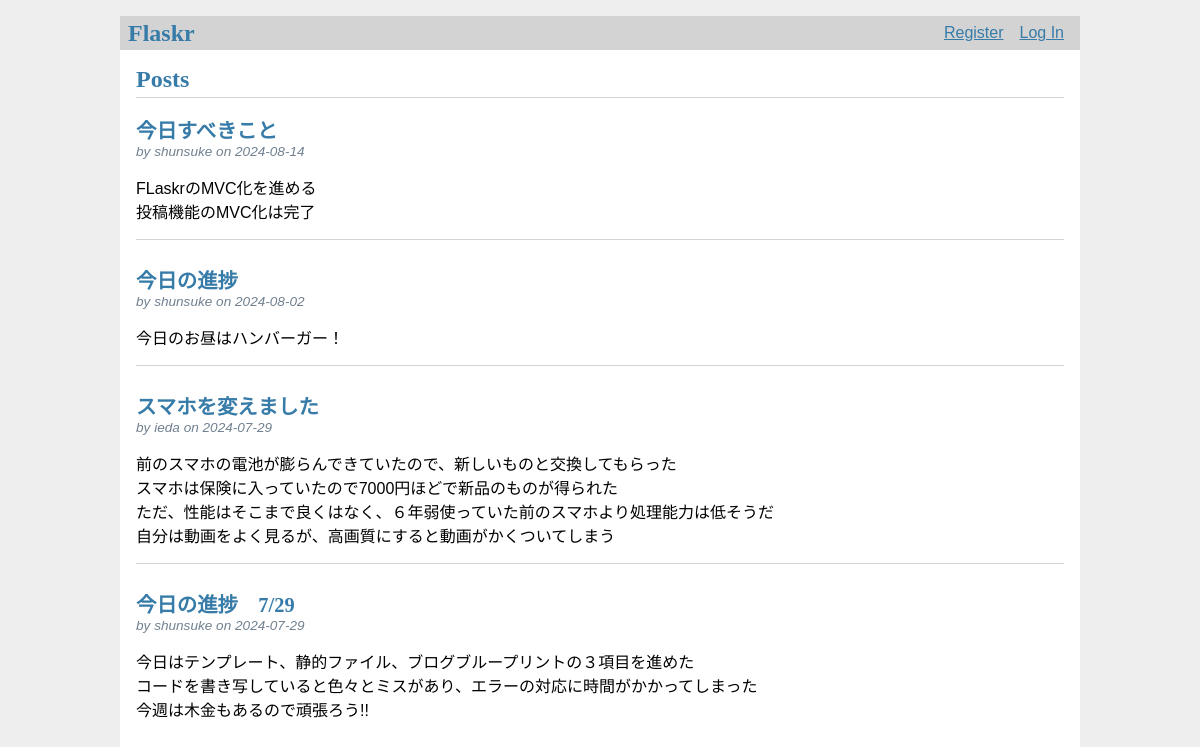
Before: / with the older database file.
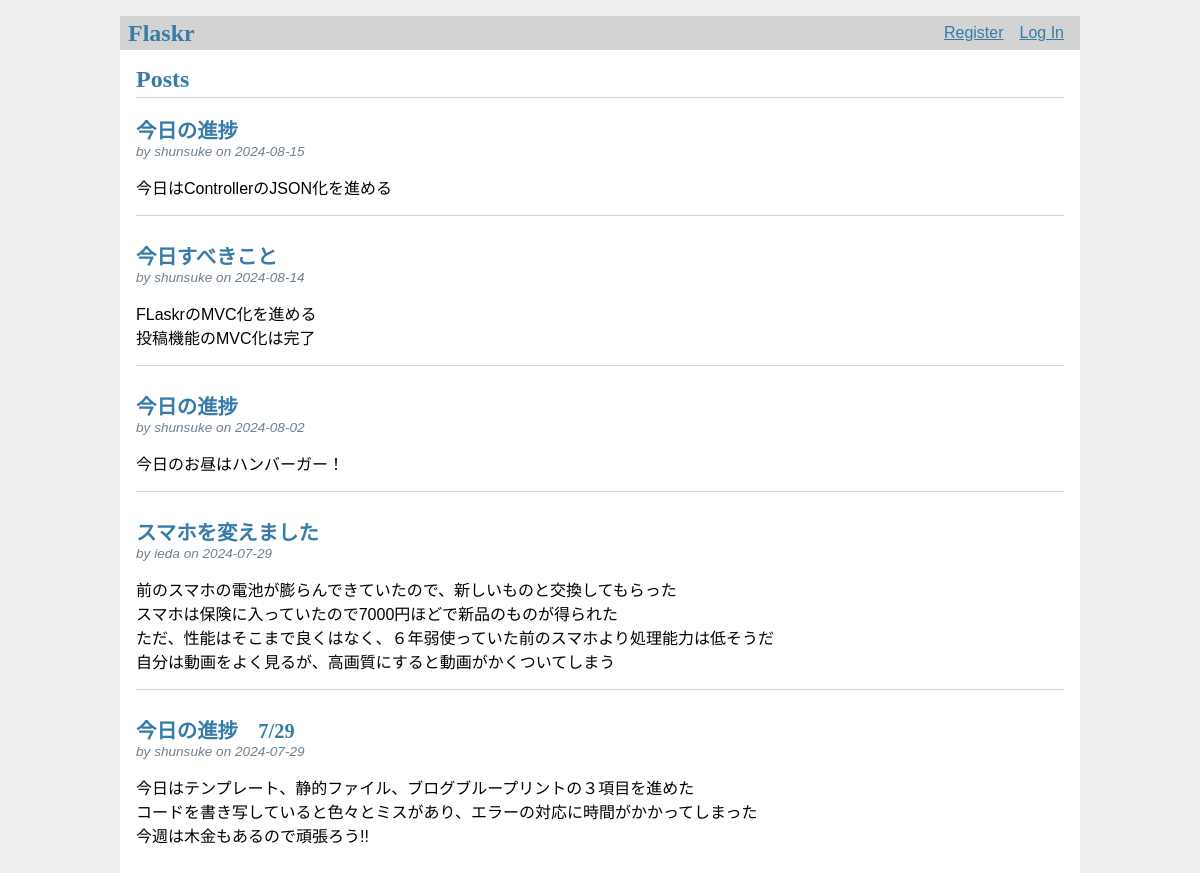
After: the same page with the newer database file.
### tables this page shows
CREATE TABLE post(
    id INTEGER PRIMARY KEY AUTOINCREMENT,   /*ポストのIDは整数のインクリメント*/
    author_id INTEGER NOT NULL, /*ポスト投稿者のID*/
    created TIMESTAMP NOT NULL DEFAULT CURRENT_TIMESTAMP,
    title TEXT NOT NULL,
    body TEXT NOT NULL,
    FOREIGN KEY (author_id) REFERENCES user (id)
);

CREATE TABLE user(
    id INTEGER PRIMARY KEY AUTOINCREMENT,   /*IDは整数のインクリメント*/
    username TEXT UNIQUE NOT NULL,  /*usernameはテキストで一意に定まり、Nullはダメ*/
    password TEXT NOT NULL  /*passwordもテキストで、Nullはダメ*/
);

### flaskr/blog.py (the view)
@bp.route('/')
def index():
    posts = Post.index()
    return render_template('blog/index.html', posts=posts)

### flaskr/auth.py (called while the page is built)
@bp.before_app_request
def load_logged_in_user():
    user_id = session.get('user_id')
    g.user = User.load_logged_in_user(user_id)

### flaskr/db.py (called while the page is built)
def get_db():
    if 'db' not in g:
        g.db = sqlite3.connect( #DATABASE構成キーが指すファイルへの接続を行う
            current_app.config['DATABASE'],
            detect_types = sqlite3.PARSE_DECLTYPES
        )
        g.db.row_factory = sqlite3.Row
    return g.db

### flaskr/models/post.py (called while the page is built)
    @classmethod #全ての投稿の情報を取得して返す
    def index(cls):
        db = get_db()
        posts = db.execute(
            'SELECT p.id, title, body, created, author_id, username'
            #postテーブルpとuserテーブルuから、pの投稿者IDとuのIDを一致させる
            ' FROM post p JOIN user u ON p.author_id = u.id'
            #作成日時(created)で降順に並び替え、最新が一番上に来る
            ' ORDER BY created DESC'
        ).fetchall()#クエリの結果を全て取得
        return posts

### flaskr/models/user.py (called while the page is built)
    @classmethod #ユーザがログインしているかどうかを確認し、ユーザ情報を取得
    def load_logged_in_user(cls,user_id):
        if user_id is None:
            user = None
        else:
            user = get_db().execute(
                'SELECT * FROM user WHERE id = ?', (user_id,)
            ).fetchone()
        ins = user
        return ins

### flaskr/templates/blog/index.html (shortened to what this page needs)
{% extends 'base.html' %}
{% block header %}
  <h1>{% block title %}Posts{% endblock %}</h1>
{% endblock %}
{% block content %}
  {% for post in posts %}
    <article class="post">
      <header>
        <div>
          <h1>{{ post['title'] }}</h1>
          <div class="about">by {{ post['username'] }} on {{ post['created'].strftime('%Y-%m-%d') }}</div>
        </div>
      </header>
      <p class="body">{{ post['body'] }}</p>
    </article>
    {% if not loop.last %}
      <hr>
    {% endif %}
  {% endfor %}
{% endblock %}

### flaskr/templates/base.html (shortened to what this page needs)
<!doctype html>
<link rel="stylesheet" href="{{ url_for('static', filename='style.css') }}">
<nav>
  <h1>Flaskr</h1>
  <ul>
    {% if g.user %}
      <li><span>{{ g.user['username'] }}</span>
      <li><a href="{{ url_for('auth.logout') }}">Log Out</a>
    {% else %}
      <li><a href="{{ url_for('auth.register') }}">Register</a>
      <li><a href="{{ url_for('auth.login') }}">Log In</a>
    {% endif %}
  </ul>
</nav>
<section class="content">
  <header>
    {% block header %}{% endblock %}
  </header>
  {% block content %}{% endblock %}
</section>

### flaskr/static/style.css (style rules this page uses)
h1 { font-family: serif; color: #377ba8; margin: 1rem 0; }
a { color: #377ba8; }
hr { border: none; border-top: 1px solid lightgray; }
nav { background: lightgray; display: flex; align-items: center; padding: 0 0.5rem; }
nav h1 { flex: auto; margin: 0; }
nav ul { display: flex; list-style: none; margin: 0; padding: 0; }
nav ul li a, nav ul li span, header .action { display: block; padding: 0.5rem; }
.content { padding: 0 1rem 1rem; }
.content > header { border-bottom: 1px solid lightgray; display: flex; align-items: flex-end; }
.content > header h1 { flex: auto; margin: 1rem 0 0.25rem 0; }
.post > header { display: flex; align-items: flex-end; font-size: 0.85em; }
.post > header > div:first-of-type { flex: auto; }
.post > header h1 { font-size: 1.5em; margin-bottom: 0; }
.post .about { color: slategray; font-style: italic; }
.post .body { white-space: pre-line; }
.content:last-child { margin-bottom: 0; }

Changed rows visible on the page:
added post: title "今日の進捗", username "shunsuke", created "2024-08-15", body "今日はControllerのJSON化を進める"
